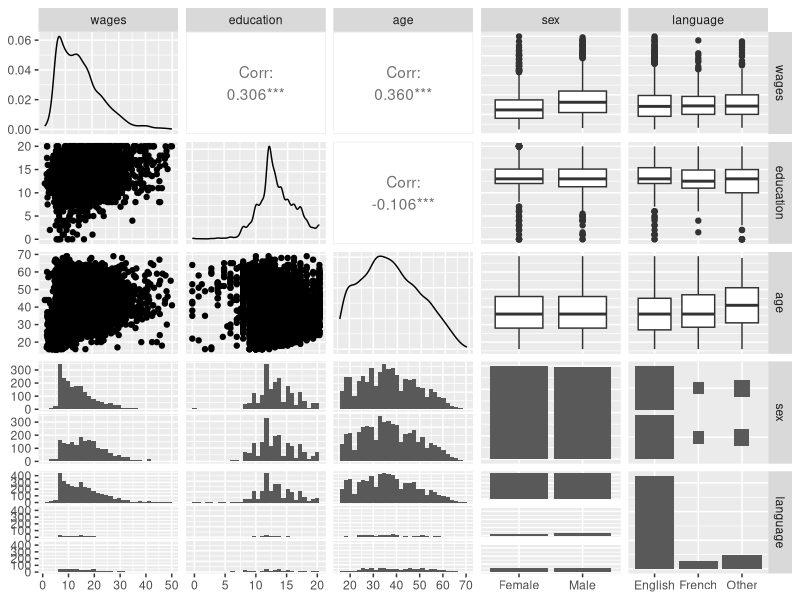
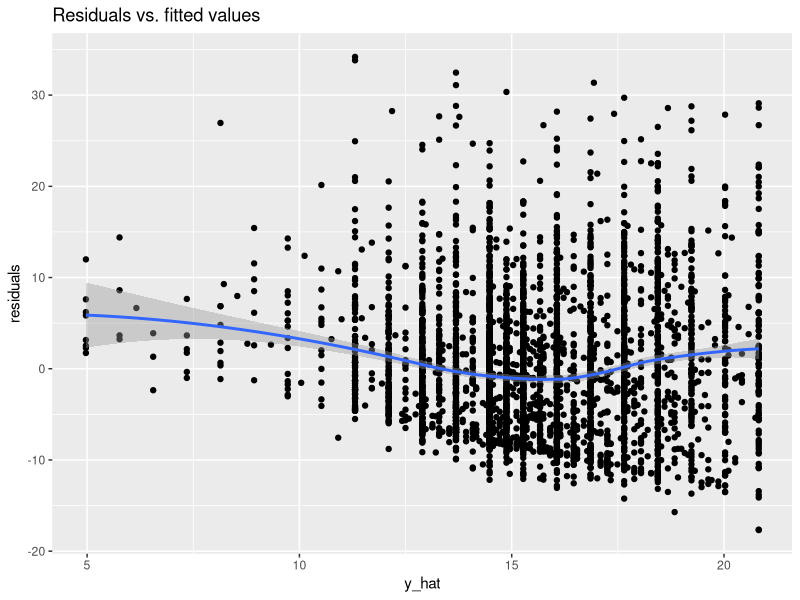
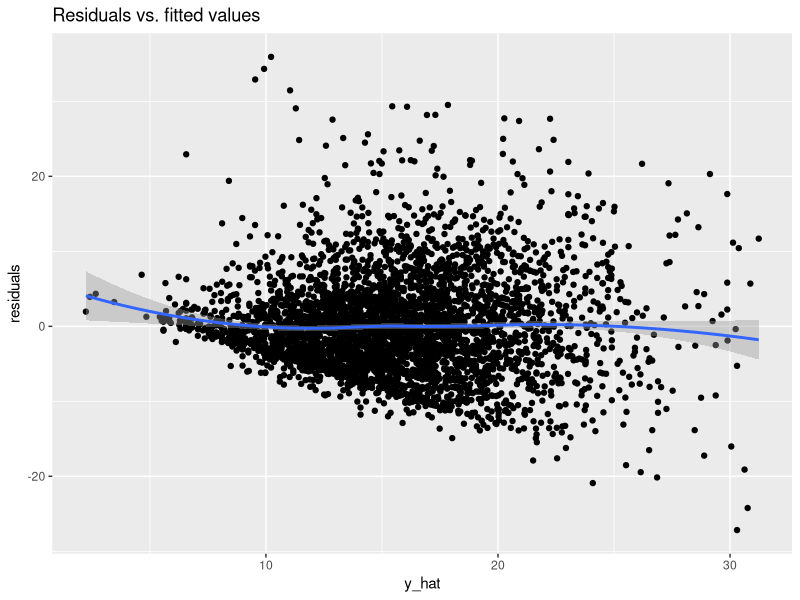
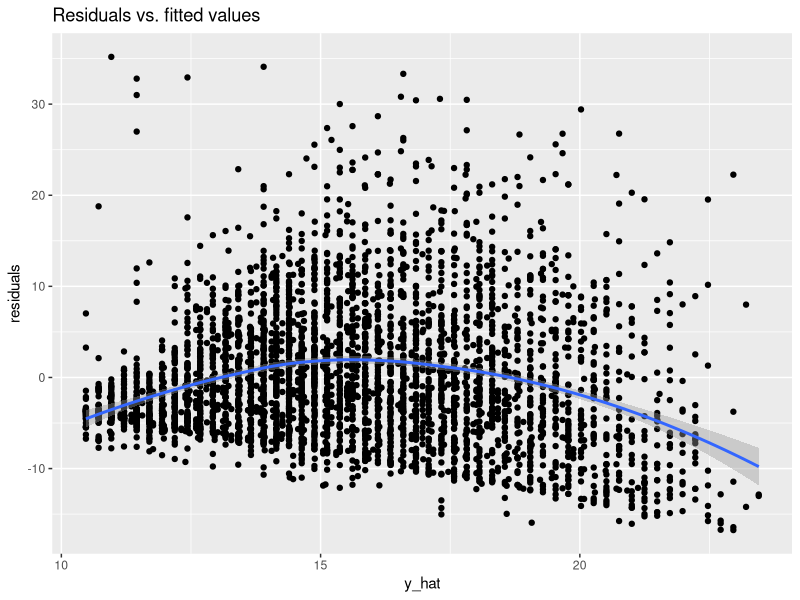
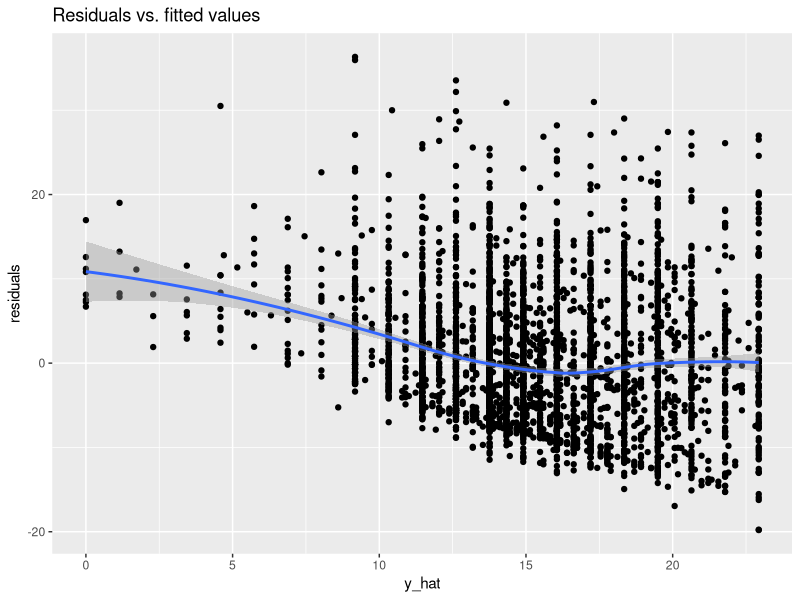

Here is the R script that generated these plots, in order:
## ---- chunk 1
library(formatR)
showsol <- FALSE
library(knitr)
opts_chunk$set(tidy.opts = list(width.cutoff = 68), tidy = TRUE, warning = FALSE, error = FALSE, message = FALSE, echo = TRUE)
## ---- chunk 2
library(GGally)
#install.packages("car")
library(car)
data(SLID, package = "carData")
SLID <- SLID[complete.cases(SLID), ]
ggpairs(SLID)
## ---- chunk 3
mylm <- function(formula, data = list(), contrasts = NULL, ...){
  # Extract model matrix & responses
  mf <- model.frame(formula = formula, data = data)
  X  <- model.matrix(attr(mf, "terms"), data = mf, contrasts.arg = contrasts)
  y  <- model.response(mf)
  terms <- attr(mf, "terms")
  n = nrow(X)
  p = ncol(X)
  k = p-1

  # Add code here to calculate coefficients, residuals, fitted values, etc...
  # and store the results in the list est
  beta_hat = solve(t(X)%*%X)%*%t(X)%*%y
  sigma_sq_hat = (1/(n-p))*t(y-X%*%beta_hat)%*%(y-X%*%beta_hat)
  cov_beta_hat = drop(sigma_sq_hat)*solve(t(X)%*%X)
  est <- list(terms = terms, model = mf)
  est$coefficients <- beta_hat
  est$cov <- cov_beta_hat
  
  est$X <- X
  est$y <- y

  # Store call and formula used
  est$call <- match.call()
  est$formula <- formula

  df = n-p
  SSE = t(y-X%*%beta_hat)%*%(y-X%*%beta_hat)
  SST = t(y)%*%(diag(n)-drop(1/n)*rep(1, n)%*%t(rep(1, n)))%*%y
  R2 = 1-SSE/SST
  X2 = ((SST-SSE))/(SSE/(n-p))
  pX2 = pchisq(X2, k)
  # What is the relationship between the X2-statistic and the z-statistic?
  # Kanskje "Testing one regression coefficient" i modul 2
  # Find the critical value for both tests
  vec = c(SSE, SST, R2, X2, pX2, n, p, df)
  est$vec = vec

  # Set class name. This is very important!
  class(est) <- 'mylm'

  # Return the object with all results
  return(est)
}

print.mylm <- function(object, ...){
  # Code here is used when print(object) is used on objects of class "mylm"
  # Useful functions include cat, print.default and format
  names <- colnames(object$cov)
  cat("Coefficients: ")
  for (i in 1:(length(names))){
    cat("\n")
    cat(names[i])
    cat(": ")
    cat(object$coefficients[i])
  }
  cat("\n")
}

summary.mylm <- function(object, ...){
  # Code here is used when summary(object) is used on objects of class "mylm"
  # Useful functions include cat, print.default and format
  names <- colnames(object$cov)
  cat("R squared: ")
  cat(object$vec[3])
  cat("\n")
  cat("Coefficients:\n")
  SD = vector(length = object$vec[7])
  for(i in 1:object$vec[7]){
    SD[i] = sqrt(object$cov[i,i])
  }
  Estimates = object$coefficients
  ztest = Estimates/SD
  pvalue = 2*pnorm(-abs(ztest))
  table = data.frame(Estimates, SD, ztest, pvalue)
  rownames = vector(length = object$vec[7])
  for(i in 1:length(names)){
    rownames[i] = names[i]
  }
  row.names(table) = rownames
  format(table, digits = 4)
}


## ---- chunk 4
model1 <- mylm(wages ~ education, data = SLID)
print(model1)

model1b <- lm(wages ~ education, data = SLID)
print(model1b)

## ---- chunk 5
summary(model1)
summary(model1b)
## ---- chunk 6
library(ggplot2)
plot.mylm <- function(object){
  # Code here is used when plot(object) is used on objects of class "mylm"
  y_hat <- object$X %*% object$coefficients 
  y_true=object$y
  residuals=y_true-y_hat
  data <- data.frame(y_true,y_hat, residuals)
  # Code here is used when plot(object) is used on objects of class "mylm"
  p <- ggplot(data=data, aes(x=y_hat,y=residuals))+geom_point() +
          ggtitle("Residuals vs. fitted values") + stat_smooth(method="loess")
  p
}
model1 <- mylm(wages ~ education, data = SLID)
model1b <- lm(wages ~ education, data = SLID)
plot(model1)
#plot(model1b)
## ---- chunk 7
model2 <- mylm(wages ~ education + age, data = SLID)
model2b <- lm(wages ~ education + age, data = SLID)

print(model2)
print(model2b)

## ---- chunk 8
summary(model2)
summary(model2b)
## ---- chunk 9
model3 = mylm(wages ~ age, data = SLID)
## ---- chunk 10
model1 <- mylm(wages ~ sex + age + language + I(education^2), data = SLID)
summary(model1)
plot(model1)
## ---- chunk 11
model2 <- mylm(wages ~ language + age + language*age, data = SLID)
summary(model2)
plot(model2)
## ---- chunk 12
model3 <- mylm(wages ~ -1 +education, data = SLID)
summary(model3)
plot(model3)
